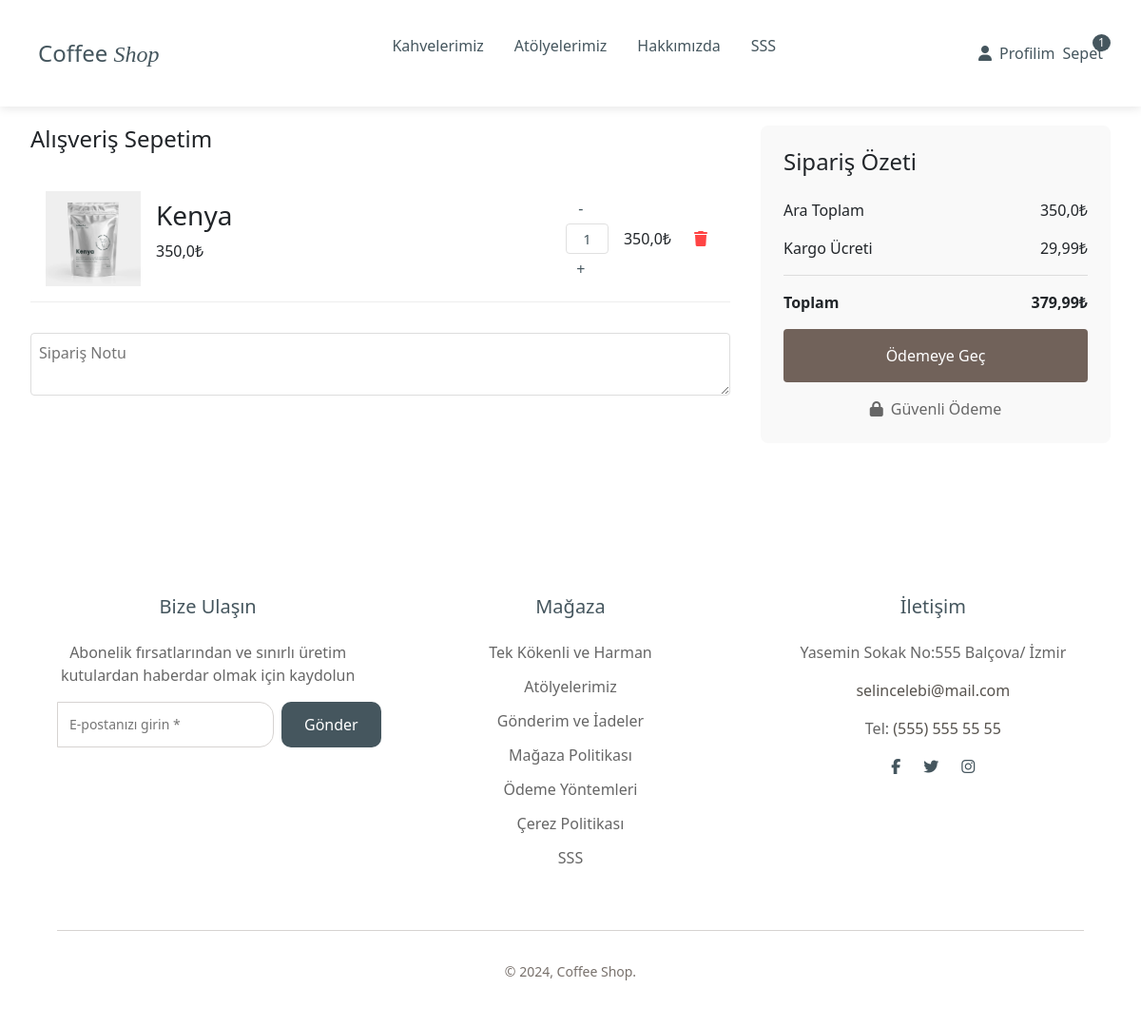
The app's page /sepet/ (signed in) with its own data.
### order/models.py (models this page shows, shortened)
class Cart(models.Model):
    user = models.ForeignKey(User, on_delete=models.SET_NULL, null=True, verbose_name='Kullanıcı')
    product = models.ForeignKey(Product, on_delete=models.SET_NULL, null=True, verbose_name='Ürün')
    quantity = models.IntegerField(verbose_name='Miktar')
    @property
    def amount(self):
        return self.quantity * self.product.price

### shop/models.py (models this page shows, shortened)
class Product (models.Model):
    STATUS =(('True', 'Evet'),('False', 'Hayır')) # aktif ürün pasif ürün bilgisi
    ROAST_CHOICES = [('Light', 'Hafif Kavrulmuş'),('Medium', 'Orta Kavrulmuş'),('Dark', 'Koyu Kavrulmuş ')]
    category=models.ForeignKey(Category, on_delete=models.CASCADE, verbose_name='Kategori')
    title= models.CharField(max_length=30, verbose_name='Başlık')
    description=models.TextField(blank=True, max_length=255, verbose_name='Açıklama')
    detail= models.TextField(blank=True,max_length=450, verbose_name='Ürün Bilgisi Detayı')
    image = models.ImageField(upload_to='images/', blank=True, null=True)
    price=models.FloatField(verbose_name='Fiyat')
    amount=models.IntegerField(default=0, verbose_name='Miktar')
    status=models.CharField(max_length=10, choices=STATUS, default='False', verbose_name='Stok Durumu')
    roast = models.CharField(max_length=50, verbose_name='Kavurma Seviyesi',choices=ROAST_CHOICES, default='Light')
    is_bestseller = models.BooleanField(default=False, verbose_name="En Çok Satan")
    is_on_sale = models.BooleanField(default=False, verbose_name='İndirimde')
    sale_price = models.FloatField(null=True, blank=True, verbose_name='İndirimli Fiyat')
    create_at = models.DateTimeField(auto_now_add=True)
    update_at=models.DateTimeField(auto_now=True)
    slug=models.SlugField(null=False, unique=True)
    user=models.ForeignKey(User, on_delete=models.CASCADE)
    class Meta:
        verbose_name='Ürün'
        verbose_name_plural='Ürünler'
    def image_tag(self):
        if self.image:
            return mark_safe(f'<img src="{self.image.url}" width="50" height="50" />')
        return "Resim Yok"
    image_tag.short_description = 'Görsel'

### settings/models.py (models this page shows, shortened)
class ContactInfo(models.Model):
    address = models.TextField(verbose_name='Adres')
    email = models.EmailField(verbose_name='E-posta')
    phone = models.CharField(max_length=20, verbose_name='Telefon')
    facebook = models.URLField(blank=True, null=True, verbose_name='Facebook')
    twitter = models.URLField(blank=True, null=True, verbose_name='Twitter')
    instagram = models.URLField(blank=True, null=True, verbose_name='Instagram')
    class Meta:
        verbose_name = 'İletişim Bilgisi'
        verbose_name_plural = 'İletişim Bilgileri'

### order/views.py (the view)
# urls.py: path('sepet/', views.cart_view, name='cart'),
@login_required(login_url='shop:login')
def cart_view(request):
    cart_items = Cart.objects.filter(user=request.user)
    subtotal = sum(item.amount for item in cart_items)
    cart_empty = not cart_items.exists()
    site_settings = Settings.objects.first()
    if not site_settings:
        site_settings = Settings.objects.create()
    shipping_cost = 0 if cart_empty else (
        float(site_settings.shipping_cost)
        if subtotal < float(site_settings.free_shipping_threshold)
        else 0
    )
    total = subtotal + shipping_cost
    context = {
        'cart_items': cart_items,
        'cart_empty': cart_empty,
        'subtotal': subtotal,
        'shipping_cost': shipping_cost,
        'total': total,
        'free_shipping_threshold': site_settings.free_shipping_threshold,
        'cart_count': cart_items.count()
    }
    return render(request, 'shop/cart.html', context)

### shop/templates/shop/cart.html (shortened to what this page needs)
{% extends 'shop/base.html' %}
{% load static %}
{% block content %}
<main class="cart-page">
    <div class="cart-container">
        <div class="cart-left">
            <h2>Alışveriş Sepetim</h2>
            {% if cart_empty %}
                <div id="emptyCart" class="empty-cart-message">
                    <p>Sepetinizde ürün bulunmamaktadır.</p>
                    <a href="{% url 'shop:product_list' %}" class="continue-shopping">Alışverişe Başla</a>
                </div>
            {% else %}
                <div class="cart-items" id="cartItems">
                    {% for item in cart_items %}
                        <div class="cart-item" data-item-id="{{ item.id }}">
                            <div class="item-image">
                                <img src="{{ item.product.image.url }}" alt="{{ item.product.title }}">
                            </div>
                            <div class="item-info">
                                <h3>{{ item.product.title }}</h3>
                                <p class="item-price">{{ item.product.price }}₺</p>
                            </div>
                            <div class="item-quantity">
                                <button type="button" class="quantity-btn" onclick="updateQuantity({{ item.id }}, 'decrease')">-</button>
                                <input type="number" class="quantity" value="{{ item.quantity }}" min="1" readonly>
                                <button type="button" class="quantity-btn" onclick="updateQuantity({{ item.id }}, 'increase')">+</button>
                            </div>
                            <div class="item-total">
                                {{ item.amount }}₺
                            </div>
                            <button type="button" class="remove-btn" onclick="removeFromCart({{ item.id }})">
                                <i class="fas fa-trash"></i>
                            </button>
                        </div>
                    {% endfor %}
                </div>
                <div class="cart-actions">
                    <div class="order-note">
                        <textarea placeholder="Sipariş Notu"></textarea>
                    </div>
                </div>
            {% endif %}
        </div>
        <div class="cart-right">
            <div class="order-summary">
                <h2>Sipariş Özeti</h2>
                <div class="summary-row">
                    <span>Ara Toplam</span>
                    <span id="subtotal">{{ subtotal }}₺</span>
                </div>
                <div class="summary-row" id="shipping-row" {% if cart_empty %}style="display: none;"{% endif %}>
                    <span>Kargo Ücreti</span>
                    <span id="shipping">{{ shipping_cost }}₺</span>
                </div>
                <div class="summary-row total">
                    <span>Toplam</span>
                    <span id="total">{{ total }}₺</span>
                </div>
                <button class="checkout-btn">Ödemeye Geç</button>
                <div class="secure-checkout">
                    <i class="fas fa-lock"></i>
                    <span>Güvenli Ödeme</span>
                </div>
            </div>
        </div>
    </div>
</main>
{% endblock %}

### shop/templates/shop/base.html (shortened to what this page needs)
<!DOCTYPE html>
<html lang="tr">
<head>
    {% load static %}
    <link rel="stylesheet" href="{% static 'css/style.css' %}">
    <link rel="stylesheet" href="https://cdnjs.cloudflare.com/ajax/libs/bootstrap/5.3.3/css/bootstrap.min.css">
    <link rel="stylesheet" href="https://cdnjs.cloudflare.com/ajax/libs/font-awesome/6.5.1/css/all.min.css">
</head>
<body>
    <header class="header">
        <div class="logo">
            <a href="{% url 'shop:index' %}" class="logo">
                Coffee <span class="logo-shop">Shop</span>
            </a>
        </div>
        <nav class="main-nav">
            <ul>
                <li><a href="{% url 'shop:product_list' %}" class="nav-link">Kahvelerimiz</a></li>
                <li><a href="{% url 'shop:atolyeler' %}" class="nav-link">Atölyelerimiz</a></li>
                <li><a href="{% url 'settings:about' %}" class="nav-link">Hakkımızda</a></li>
                <li><a href="{% url 'settings:faq' %}" class="nav-link">SSS</a></li>
            </ul>
        </nav>
        <div class="user-actions">
            {% if user.is_authenticated %}
                <div class="user-menu-wrapper">
                    <a href="#" class="login">
                        <i class="fas fa-user"></i>
                        <span>Profilim</span>
                    </a>
                </div>
            {% else %}
                <a href="{% url 'shop:login' %}" class="login">
                    <i class="fas fa-user"></i>
                    <span>Giriş</span>
                </a>
            {% endif %}
            <a href="{% url 'order:cart' %}" class="cart">
                Sepet
                <span class="cart-count">{{ cart_count }}</span>
            </a>
        </div>
    </header>
    {% block content %}{% endblock %}
    <footer class="footer">
        <div class="footer-container">
            <div class="footer-section">
                <h3>Bize Ulaşın</h3>
                <p>Abonelik fırsatlarından ve sınırlı üretim kutulardan haberdar olmak için kaydolun</p>
                <form class="newsletter-form">
                    <input type="email" placeholder="E-postanızı girin *" required>
                    <button type="submit">Gönder</button>
                </form>
            </div>
            <div class="footer-section">
                <h3>Mağaza</h3>
                <ul>
                    <li><a href="{% url 'shop:product_list' %}">Tek Kökenli ve Harman</a></li>
                    <li><a href="{% url 'shop:atolyeler' %}">Atölyelerimiz</a></li>
                    <li><a href="{% url 'settings:shipping_returns' %}">Gönderim ve İadeler</a></li>
                    <li><a href="{% url 'settings:shop_policy' %}">Mağaza Politikası</a></li>
                    <li><a href="{% url 'settings:shop_policy' %}">Ödeme Yöntemleri</a></li>
                    <li><a href="#">Çerez Politikası</a></li>
                    <li><a href="{% url 'settings:faq' %}">SSS</a></li>
                </ul>
            </div>
            <div class="footer-section">
                <h3>İletişim</h3>
                {% if contact_info %}
                    <address class="contact-info">
                        <p>{{ contact_info.address }}</p>
                        <p><a href="mailto:{{ contact_info.email }}">{{ contact_info.email }}</a></p>
                        <p>Tel: <a href="tel:{{ contact_info.phone }}">{{ contact_info.phone }}</a></p>
                    </address>
                    <div class="social-links">
                        {% if contact_info.facebook %}
                            <a href="{{ contact_info.facebook }}" target="_blank">
                                <i class="fab fa-facebook-f"></i>
                            </a>
                        {% endif %}
                        {% if contact_info.twitter %}
                            <a href="{{ contact_info.twitter }}" target="_blank">
                                <i class="fab fa-twitter"></i>
                            </a>
                        {% endif %}
                        {% if contact_info.instagram %}
                            <a href="{{ contact_info.instagram }}" target="_blank">
                                <i class="fab fa-instagram"></i>
                            </a>
                        {% endif %}
                    </div>
                {% endif %}
            </div>
        </div>
        <div class="footer-bottom">
            <p>&copy; 2024, Coffee Shop.</p>
        </div>
    </footer>
</body>
</html>

### records on screen
Cart: product.image (picture), product "Kenya", product.price "350,0", quantity "1", amount "350,0"
ContactInfo: address "Yasemin Sokak No:555 Balçova/ İzmir", email "selincelebi@mail.com", phone "(555) 555 55 55"

### other values on screen
{{ cart_count }} "1"
{{ subtotal }} "350,0"
{{ shipping_cost }} "29,99"
{{ total }} "379,99"
